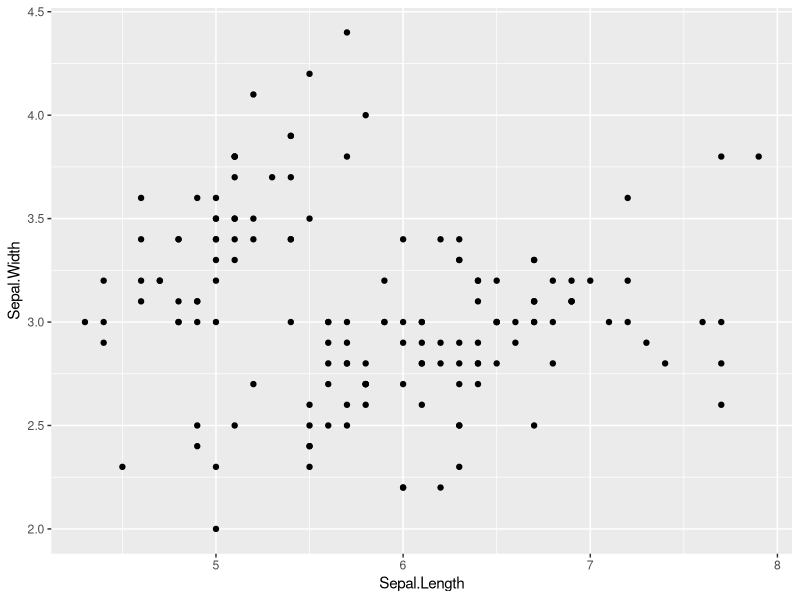
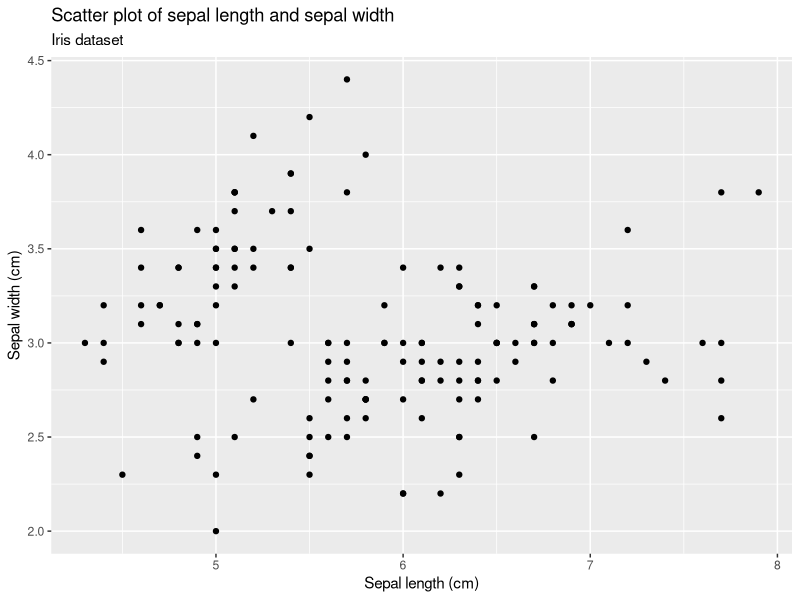
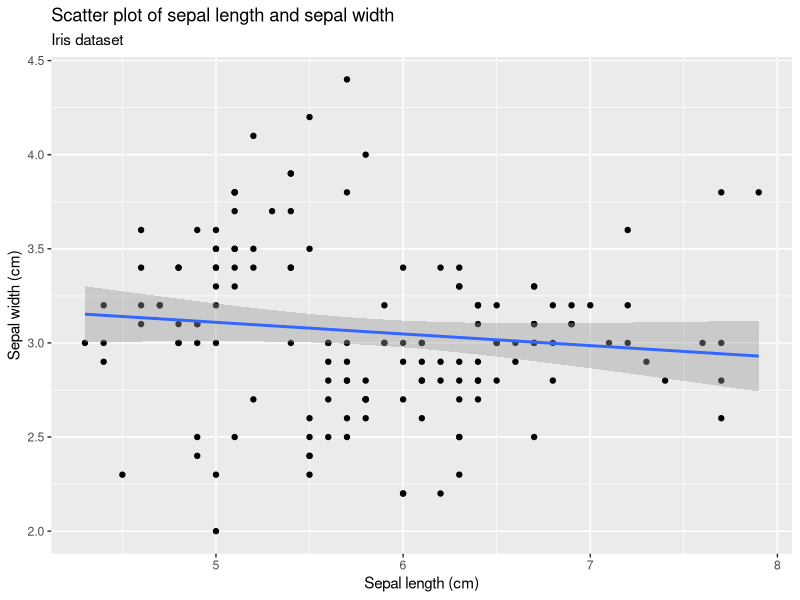
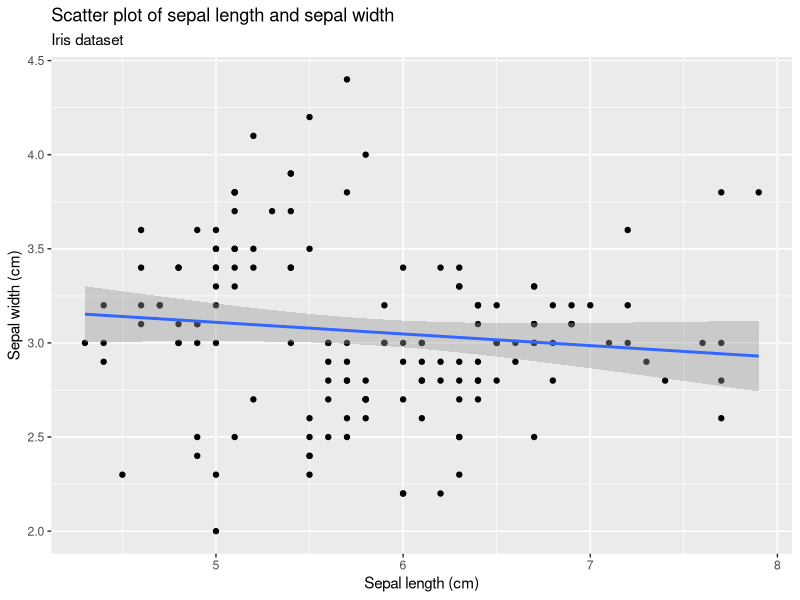
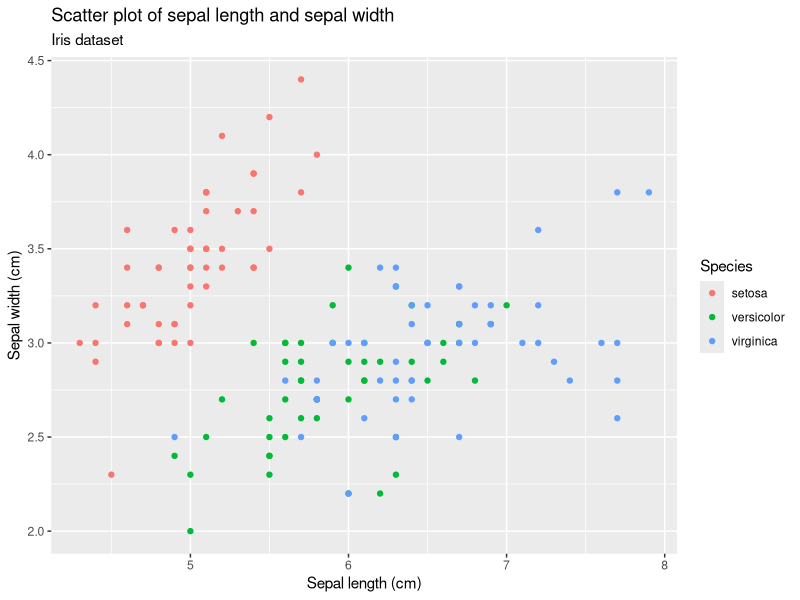

R code for these plots, in order:
## ---- chunk 1
library(tidyverse)
## ---- chunk 2
iris
## ---- chunk 3
summary(iris)
## ---- chunk 4
str(iris)
## ---- chunk 5
levels(iris$Species)
## ---- chunk 6
iris %>%
  ggplot(aes(Sepal.Length, Sepal.Width)) + # x = Sepal.Length, y = Sepal.Width
  geom_point()

## ---- chunk 7
iris %>%
  ggplot(aes(Sepal.Length, Sepal.Width)) + 
  labs(title = "Scatter plot of sepal length and sepal width", subtitle = "Iris dataset", 
       x = "Sepal length (cm)", y = "Sepal width (cm)") +
  geom_point()
## ---- chunk 8
iris %>%
  ggplot(aes(Sepal.Length, Sepal.Width)) + 
  geom_point() + 
  labs(title = "Scatter plot of sepal length and sepal width", subtitle = "Iris dataset", 
       x = "Sepal length (cm)", y = "Sepal width (cm)") +
  geom_smooth(method = "lm")

## ---- chunk 9
iris %>%
  ggplot() + 
  geom_point(aes(Sepal.Length, Sepal.Width)) + 
  labs(title = "Scatter plot of sepal length and sepal width", subtitle = "Iris dataset", 
       x = "Sepal length (cm)", y = "Sepal width (cm)") +
  geom_smooth(aes(Sepal.Length, Sepal.Width), method = "lm")

## ---- chunk 10
iris %>%
  ggplot(aes(Sepal.Length, Sepal.Width, color = Species)) + 
  geom_point() + 
  labs(title = "Scatter plot of sepal length and sepal width", subtitle = "Iris dataset", 
       x = "Sepal length (cm)", y = "Sepal width (cm)") 

